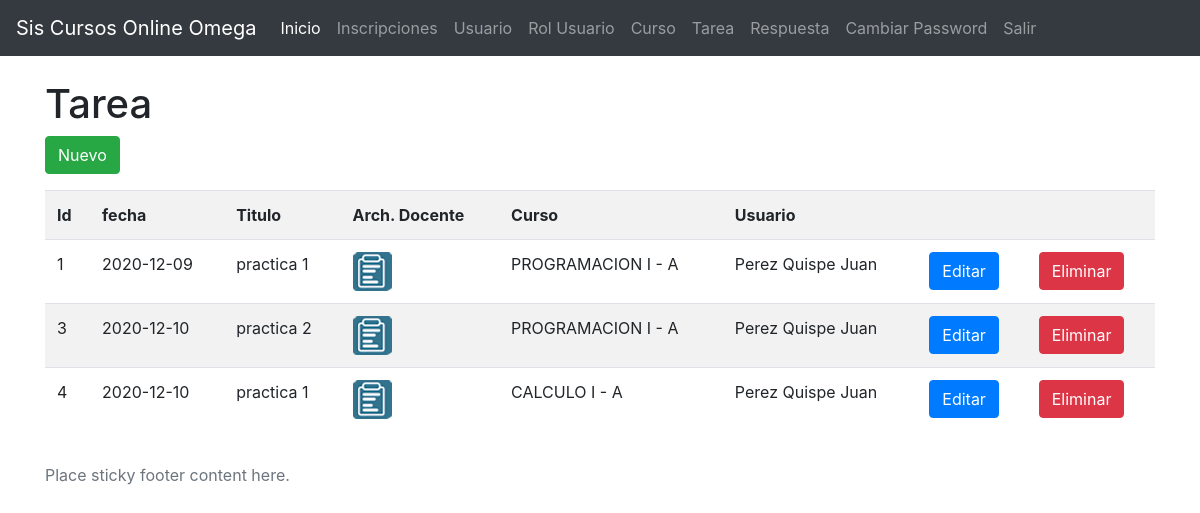
The page /tarea.php on the database its author committed.
### tables this page shows
CREATE TABLE `tarea` (
  `id` int(11) NOT NULL,
  `fecha` date NOT NULL,
  `titulo` varchar(100) NOT NULL,
  `archivo_docente` varchar(200) DEFAULT NULL,
  `id_curso` int(11) NOT NULL,
  `id_usuario` int(11) NOT NULL
);

### tarea.php (the view)
<?php
require_once('librerias/cabe.php');
require_once('librerias/conexionBD.php');
$sql =
"SELECT t.*, concat(u.ap_paterno,' ',u.ap_materno,' ',u.nombre) as nom_usuario, concat(c.nombre,' - ',c.paralelo) as nom_curso
FROM tarea t, curso c, usuario u
where t.id_usuario=u.id AND
	  t.id_curso=c.id;";
$result =  $conn->query($sql);
$noticias = array();
	while ($fila =  $result->fetch_array())
	{
		$noticias[] = $fila;
	}
?>
      <div class="container">
        <div class="row">
            <div class="col-12">
                <h1>Tarea</h1>
                <p>
                    <a href="tarea-edit.php" class="btn btn-success">Nuevo</a>
                </p>
                <table class="table table-striped">
                    <tr>
                        <th>Id</th>
                        <th>fecha</th>
                      <th>Titulo</th>
                        <th>Arch. Docente</th>
                        <th>Curso</th>
                        <th>Usuario</th>
                      <th></th>
                        <th></th>
                    </tr>
                    <?php foreach ($noticias as $item): ?>
                    <tr>
                        <td><?= $item['id']?></td>
                        <td><?= $item['fecha']?></td>
                      <td><?= $item['titulo']?></td>
                        <td><a href="<?=$item['archivo_docente']?>" target="_blank">  <img src="img/reporte.png"
       alt="MDN logo" /></a></td>
       					<td><?= $item['nom_curso']?></td>
                        <td><?= $item['nom_usuario']?></td>
                      <td>
                            <a href="tarea-edit.php?id=<?=$item['id']?>" class="btn btn-primary">Editar</a>
                        </td>
                        <td>
                            <a href="tareas-eliminar.php?id=<?=$item['id']?>" class="btn btn-danger" onclick="return(confirm('Esta Seguro de Eliminar?'))">Eliminar</a>
                        </td>
                    </tr>
                    <?php endforeach ?>
                </table>
            </div>
        </div>
      </div>
<?php
require_once('librerias/pie.php');
?>

### librerias/cabe.php (shortened to what this page needs)
<!DOCTYPE html>
<html lang="en">
<head>
    <link rel="stylesheet" href="https://cdn.jsdelivr.net/npm/bootstrap@4.5.3/dist/css/bootstrap.min.css">
</head>
<body>
    <header>
      <nav class="navbar navbar-expand-md navbar-dark fixed-top bg-dark">
        <a class="navbar-brand" href="#">Sis Cursos Online Omega</a>
        <div class="collapse navbar-collapse" id="navbarCollapse">
          <ul class="navbar-nav mr-auto">
            <li class="nav-item active">
              <a class="nav-link" href="inicio.php">Inicio<span class="sr-only">(current)</span></a>
            </li>
            <li class="nav-item">
              <a class="nav-link" href="inscripcion.php">Inscripciones</a>
            </li>
            <li class="nav-item">
              <a class="nav-link" href="usuario.php">Usuario</a>
            </li>
            <li class="nav-item">
              <a class="nav-link" href="rol_usuario.php">Rol Usuario</a>
            </li>
            <li class="nav-item">
              <a class="nav-link" href="curso.php">Curso</a>
            </li>
            <li class="nav-item">
              <a class="nav-link" href="tarea.php">Tarea</a>
            </li>
            <li class="nav-item">
              <a class="nav-link" href="respuesta.php">Respuesta</a>
            </li>
            <li class="nav-item">
              <a class="nav-link" href="cambiar_password.php">Cambiar Password</a>
            </li>
            <li class="nav-item">
              <a class="nav-link" href="salir.php">Salir</a>
            </li>
          </ul>
        </div>
      </nav>
    </header>
    <main role="main">

### librerias/pie.php (shortened to what this page needs)
    </main>
    <footer class="footer mt-auto py-3">
      <div class="container">
        <span class="text-muted">Place sticky footer content here.</span>
      </div>
    </footer>
</body>
</html>

### librerias/cabe.php (style rules this page uses)
main { margin-top: 80px; }

### rows shown on the page
tarea: id "1", fecha "2020-12-09", titulo "practica 1", nom_curso "PROGRAMACION I - A", nom_usuario "Perez Quispe Juan"
tarea: id "3", fecha "2020-12-10", titulo "practica 2", nom_curso "PROGRAMACION I - A", nom_usuario "Perez Quispe Juan"
tarea: id "4", fecha "2020-12-10", titulo "practica 1", nom_curso "CALCULO I - A", nom_usuario "Perez Quispe Juan"
